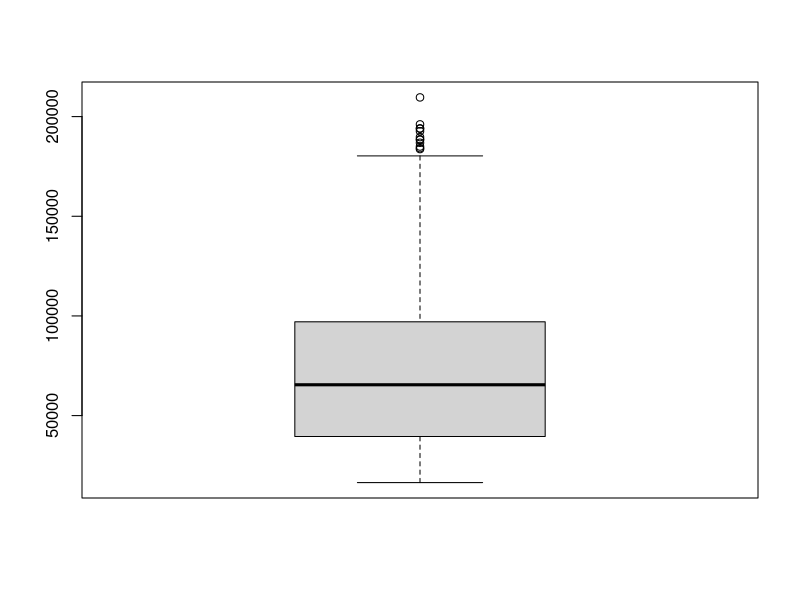
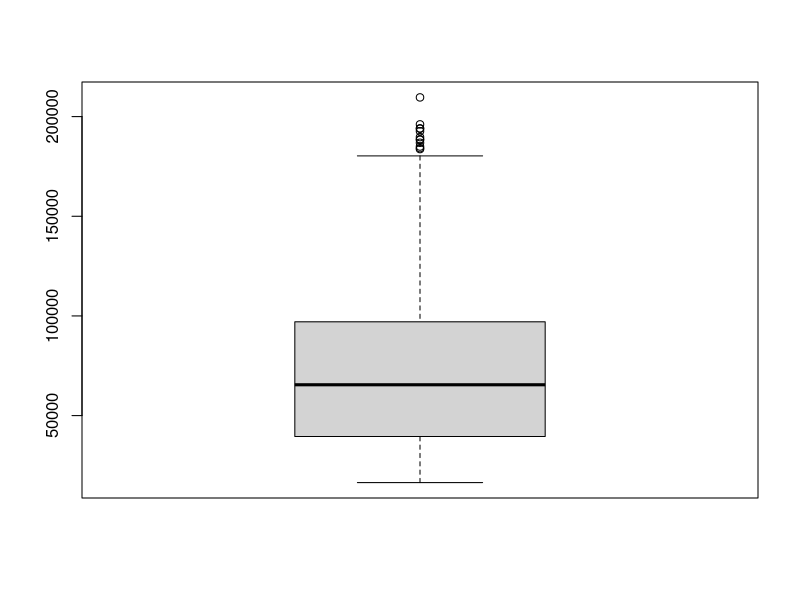
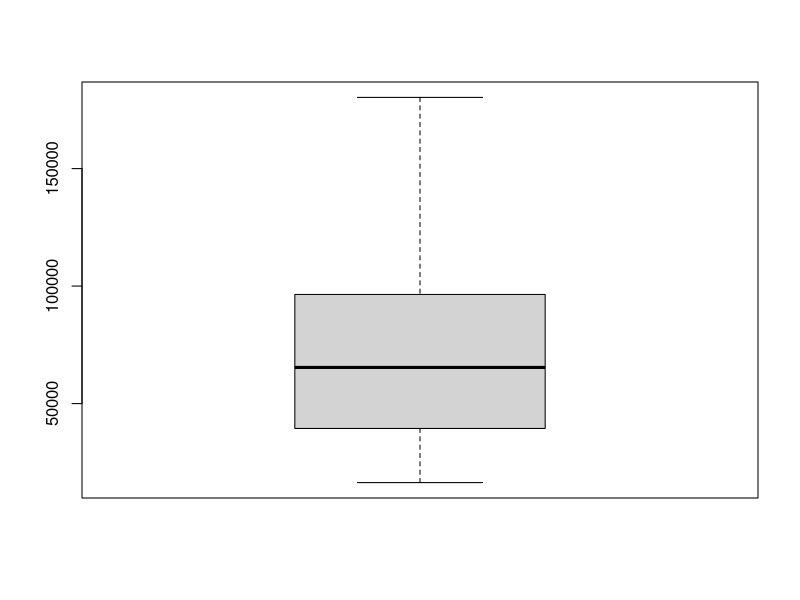
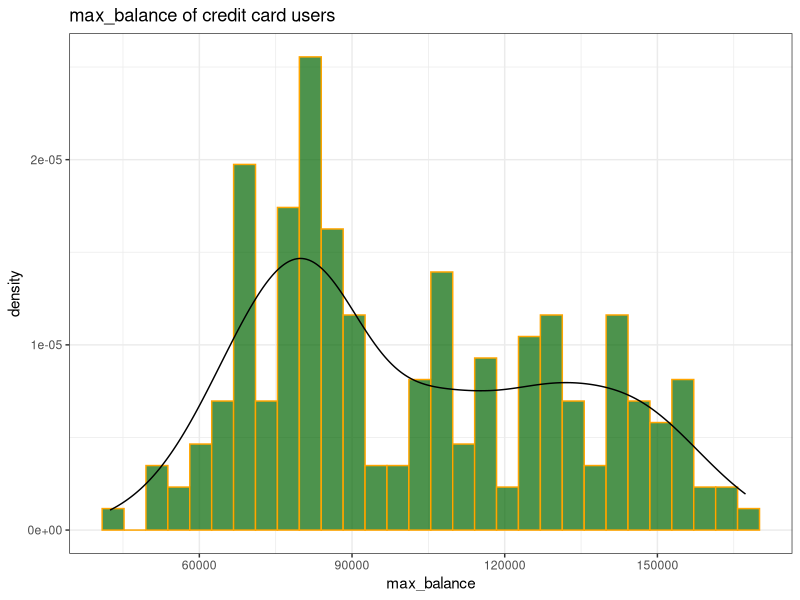
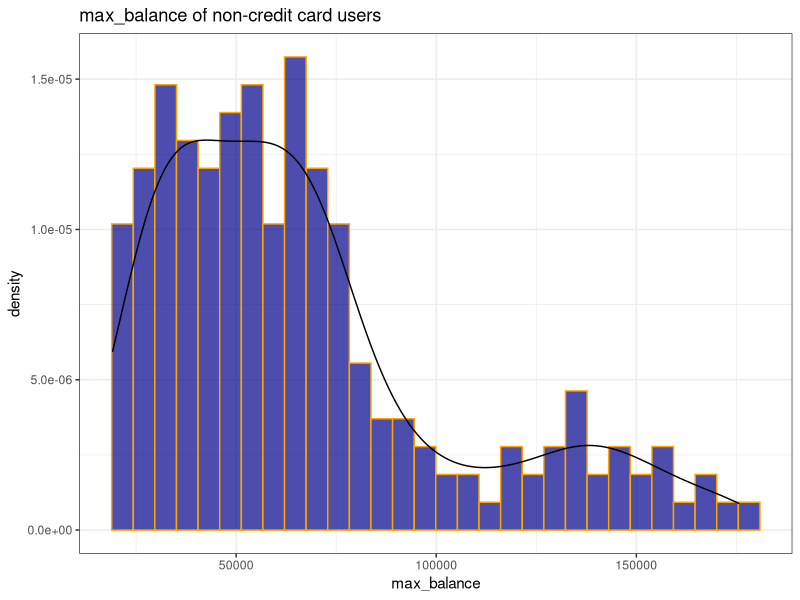

Write R code to recreate these figures, in order.
#Does the number of credit cards for an account affect the maximum balance in the account?
library(ggplot2)
library(ggpubr)
set.seed(123)
analytical<-read.csv("analytical_r.csv")

boxplot(analytical$max_balance)
out<-boxplot(analytical$max_balance)$out
analytical_c<-analytical[!analytical$max_balance %in% out,]
boxplot(analytical_c$max_balance)

table(analytical_c$credit_cards)

credit_cards_0<-sample(which(analytical_c$credit_cards==0),size = 200)
credit_cards_1<-sample(which(analytical_c$credit_cards==1),size = 200)
credit<-analytical_c[credit_cards_1,]
no_credit<-analytical_c[credit_cards_0,]

credit_plot<-ggplot(data = credit, aes(x=max_balance))
credit_plot<-credit_plot+geom_histogram(aes(y=..density..),fill='darkgreen',color='orange',alpha=0.7)+theme_bw()+geom_density(alpha = 0.1, color = 'black') +
  labs(title = 'max_balance of credit card users')
credit_plot

no_credit_plot<-ggplot(data = no_credit, aes(x=max_balance))
no_credit_plot<-no_credit_plot+geom_histogram(aes(y=..density..),fill='darkblue',color='orange',alpha=0.7)+theme_bw()+geom_density(alpha = 0.1, color = 'black') +
  labs(title = 'max_balance of non-credit card users')
no_credit_plot
